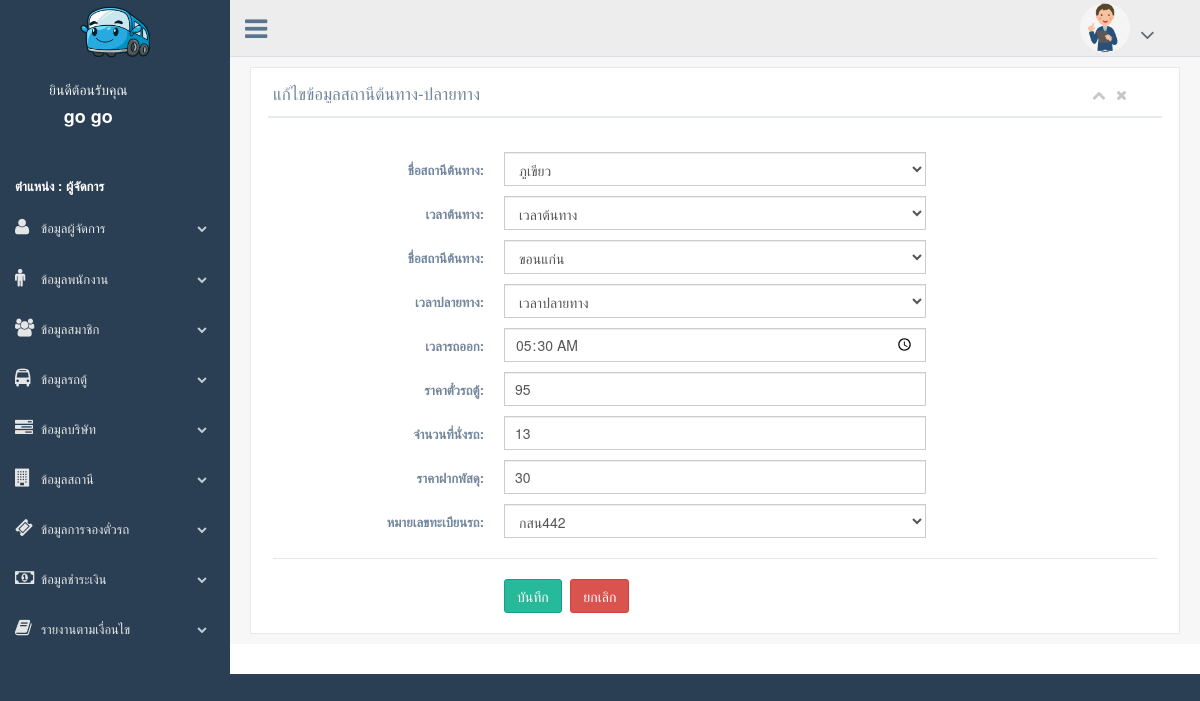
Page /backend/admin/update_station.php?id=1 (signed in) on the committed database.
### tables this page shows
CREATE TABLE `tb_type` (
  `type_id` int(11) NOT NULL,
  `type_name` varchar(20) NOT NULL
);

CREATE TABLE `tb_station` (
  `station_id` int(11) NOT NULL,
  `station_origin_name` int(11) NOT NULL,
  `station_ortime` time NOT NULL,
  `station_terminal_name` int(11) NOT NULL,
  `station_destime` time NOT NULL,
  `station_departuretime` time NOT NULL,
  `station_price_tickets` double NOT NULL,
  `station_price_package` double NOT NULL,
  `station_registration` int(11) NOT NULL,
  `company_id` int(11) NOT NULL,
  `tickets_amount` varchar(3) NOT NULL
);

CREATE TABLE `tb_station_origin` (
  `origin_id` int(11) NOT NULL,
  `origin_name` varchar(255) NOT NULL
);

CREATE TABLE `tb_station_terminal` (
  `terminal_id` int(11) NOT NULL,
  `terminal_name` varchar(100) NOT NULL
);

CREATE TABLE `tb_carservice` (
  `carservice_fname` varchar(50) NOT NULL,
  `carservice_lname` varchar(50) NOT NULL,
  `carservice_brand` varchar(30) NOT NULL,
  `carservice_number` varchar(5) NOT NULL,
  `company_id` int(11) NOT NULL,
  `carservice_vehicle` char(10) NOT NULL,
  `carservice_id` int(11) NOT NULL
);

### backend/admin/update_station.php (the view, shortened to what the rows shown need)
<?php include('header.php'); ?>
<div class="right_col" role="main">
    <div class="row">
        <div class="col-md-12 col-sm-12 col-xs-12">
            <div class="x_panel">
                <div class="x_title">
                    <h2>แก้ไขข้อมูลสถานีต้นทาง-ปลายทาง</h2>
                </div>
                <div class="x_content">
                    <br />
                    <?php
                    if (isset($_GET['id'])) {
                        $id = $_GET['id'];
                        $sqlu = " select * from tb_station";
                        $sqlu .= " where";
                        $sqlu .= " station_id='$id'";
                        $resultu = $cls_conn->select_base($sqlu);
                        while ($rowu = mysqli_fetch_array($resultu)) {
                            $station_origin_name = $rowu['station_origin_name'];
                            $station_terminal_name = $rowu['station_terminal_name'];
                            $station_departuretime = $rowu['station_departuretime'];
                            $station_price_tickets = $rowu['station_price_tickets'];
                            $station_price_package = $rowu['station_price_package'];
                            $station_registration = $rowu['station_registration'];
                            $tickets_amount = $rowu['tickets_amount'];
                        }
                    }
                    ?>
                    <form id="demo-form2" data-parsley-validate class="form-horizontal form-label-left" method="post" enctype="multipart/form-data">
                        <div class="form-group">
                            <div class="col-md-6 col-sm-6 col-xs-12">
                            <select id="station_origin_name" name="station_origin_name" required="required" class="form-control col-md-7 col-xs-12">
                                    <?php
                                    $sqld = "SELECT * FROM `tb_station_origin`";
                                    $rsd = $cls_conn->select_base($sqld);
                                    while ($rowd = mysqli_fetch_array($rsd)) {
                                    ?>
                                        <option <?php if ($station_origin_name == $rowd['origin_id']) { ?> selected="selected" <?php } ?> value='<?php echo $rowd['origin_id']; ?>'>
                                            <?php echo $rowd['origin_name'];  ?>
                                        </option>
                                    <?php
                                    }
                                    ?>
                                </select>
                            </div>
                        </div>
                        <div class="form-group">
                            <div class="col-md-6 col-sm-6 col-xs-12">
                            <select id="station_terminal_name" name="station_terminal_name" required="required" class="form-control col-md-7 col-xs-12">
                                    <?php
                                    $sqld = "SELECT * FROM `tb_station_terminal`";
                                    $rsd = $cls_conn->select_base($sqld);
                                    while ($rowd = mysqli_fetch_array($rsd)) {
                                    ?>
                                        <option <?php if ($station_terminal_name == $rowd['terminal_id']) { ?> selected="selected" <?php } ?> value='<?php echo $rowd['terminal_id']; ?>'>
                                            <?php echo $rowd['terminal_name'];  ?>
                                        </option>
                                    <?php
                                    }
                                    ?>
                                </select>
                            </div>
                        </div>
                        <div class="form-group">
                            <div class="col-md-6 col-sm-6 col-xs-12">
                                <input type="time" id="station_departuretime" name="station_departuretime" required="required" value="<?= $station_departuretime; ?>" class="form-control col-md-7 col-xs-12">
                            </div>
                        </div>
                        <div class="form-group">
                            <div class="col-md-6 col-sm-6 col-xs-12">
                                <input type="number" min="1" id="station_price_tickets" name="station_price_tickets" required="required" value="<?= $station_price_tickets; ?>" class="form-control col-md-7 col-xs-12">
                            </div>
                        </div>
                        <div class="form-group">
                            <div class="col-md-6 col-sm-6 col-xs-12">
                                <input type="number" min="0" id="tickets_amount" name="tickets_amount" value="<?=$tickets_amount;?>" required="required" class="form-control col-md-7 col-xs-12">
                            </div>
                        </div>
                        <div class="form-group">
                            <div class="col-md-6 col-sm-6 col-xs-12">
                                <input type="number" min="1" id="station_price_package" name="station_price_package" required="required" value="<?= $station_price_package; ?>" class="form-control col-md-7 col-xs-12">
                            </div>
                        </div>
                        <div class="form-group">
                            <div class="col-md-6 col-sm-6 col-xs-12">
                            <select id="station_registration" name="station_registration" required="required" class="form-control col-md-7 col-xs-12">
                                <?php
                                    $sqld = "SELECT * FROM `tb_carservice`";
                                    $rsd = $cls_conn->select_base($sqld);
                                    while ($rowd = mysqli_fetch_array($rsd)) {
                                    ?>
                                        <option <?php if ($station_registration == $rowd['carservice_id']) { ?> selected="selected" <?php } ?> value='<?php echo $rowd['carservice_id']; ?>'>
                                            <?php echo $rowd['carservice_vehicle'];  ?>
                                        </option>
                                    <?php
                                    }
                                    ?>
                            </select>
                            </div>
                        </div>
                    </form>
                </div>
            </div>
        </div>
    </div>
</div>
<?php include('footer.php'); ?>

### backend/admin/header.php (shortened to what the rows shown need)
<?php
include('../../class_conn.php');
$cls_conn = new class_conn;
?>
<!DOCTYPE html>
<html lang="en">
<head>
    <link href="../template/vendors/bootstrap/dist/css/bootstrap.min.css" rel="stylesheet">
    <link href="../template/vendors/font-awesome/css/font-awesome.min.css" rel="stylesheet">
    <link href="../template/vendors/nprogress/nprogress.css" rel="stylesheet">
    <link href="../template/vendors/iCheck/skins/flat/green.css" rel="stylesheet">
    <link href="../template/vendors/bootstrap-progressbar/css/bootstrap-progressbar-3.3.4.min.css" rel="stylesheet">
    <link href="../template/vendors/jqvmap/dist/jqvmap.min.css" rel="stylesheet" />
    <link href="../template/vendors/bootstrap-daterangepicker/daterangepicker.css" rel="stylesheet">
    <link href="../template/build/css/custom.min.css" rel="stylesheet">
    <link rel="stylesheet" href="https://cdn.jsdelivr.net/npm/sweetalert2@11.7.1/dist/sweetalert2.min.css">
</head>
<body class="nav-md">
    <div class="container body">
        <div class="main_container">
            <div class="col-md-3 left_col">
                <div class="left_col scroll-view">
                    <div class="profile clearfix" style="margin-left:20px;">
                        <?php if (!isset($_SESSION['admin_id']) && !isset($_SESSION['employee_id'])) {
                            echo $cls_conn->goto_page(0, '../../login.php')
                        ?>
                        <?php  } else if (isset($_SESSION['admin_id'])) { ?>
                            <div class="profile_info" style="text-align :center;"> <span>
                                    <h2>ยินดีต้อนรับคุณ</h2>
                                </span>
                            </div>
                        <?php   } else if (isset($_SESSION['employee_id'])) { ?>
                            <div class="profile_info" style="text-align :center;"> <span>
                                    <h2>ยินดีต้อนรับคุณ </h2>
                                    <h4 style="font-weight: bold; color:white;"><?= $_SESSION['employee_fname'] . " " . $_SESSION['employee_lname']; ?></h4>
                                    <?php
                                            $company = $_SESSION['company_id'];
                                            $sql = "select company_name from tb_company where company_id = ' $company'";
                                            $rsd = $cls_conn->select_base($sql);
                                            $row = $rsd->fetch_array();
                                            $companyName = $row['company_name'];
                                    ?>
                                    <h5 style="font-weight: bold; color:white;">บริษัท : <?=$companyName;?></h5>
                                </span>
                            </div>
                        <?php } ?>
                    </div>
                    <br />
                    <div id="sidebar-menu" class="main_menu_side hidden-print main_menu">
                        <div class="menu_section">
                            <ul class="nav side-menu">
                                <?php
                                $id = $_SESSION['type_id'];
                                $sql_a = "select type_name from tb_type where type_id = '$id'";
                                $rsd = $cls_conn->select_base($sql_a);
                                $row = $rsd->fetch_assoc();
                                $type_id = $row['type_name'];
                                if ($type_id === "ผู้จัดการ") { ?>
                                    <div class="">
                                        <p style="color:white; padding-left:15px;font-weight:bold;">ตำแหน่ง : <?= $type_id; ?></p>
                                    </div>
                                    <li><a><i class="fa fa-user"></i>ข้อมูลผู้จัดการ<span class="fa fa-chevron-down"></span></a>
                                    </li>
                                    <li><a><i class="fa fa-male"></i>ข้อมูลพนักงาน<span class="fa fa-chevron-down"></span></a>
                                    </li>
                                    <li><a><i class="fa fa-group"></i>ข้อมูลสมาชิก<span class="fa fa-chevron-down"></span></a>
                                    </li>
                                    <li><a><i class="fa fa-bus"></i>ข้อมูลรถตู้<span class="fa fa-chevron-down"></span></a>
                                    </li>
                                    <li><a><i class="fa fa-tasks"></i>ข้อมูลบริษัท<span class="fa fa-chevron-down"></span></a>
                                    </li>
                                    <li><a><i class="fa fa-building"></i>ข้อมูลสถานี<span class="fa fa-chevron-down"></span></a>
                                    </li>
                                    <li><a><i class="fa fa-ticket"></i>ข้อมูลการจองตั๋วรถ<span class="fa fa-chevron-down"></span></a>
                                    </li>
                                    <li><a><i class="fa fa-money"></i>ข้อมูลชำระเงิน<span class="fa fa-chevron-down"></span></a>
                                    </li>
                                    <li><a><i class="fa fa-book"></i>รายงานตามเงื่อนไข<span class="fa fa-chevron-down"></span></a>
                                    </li>
                                <?php    } ?>
                            </ul>
                        </div>
                    </div>
                </div>
            </div>

### rows in the picture
tb_type: type_name "ผู้จัดการ"
tb_station: station_origin_name "ภูเขียว", station_terminal_name "ขอนแก่น", station_departuretime "05:30:00", station_price_tickets "95", tickets_amount "13", station_price_package "30", station_registration "กสน442"

### other values in the picture
$_SESSION['admin_fname'] "go"
$_SESSION['admin_lname'] "go"
